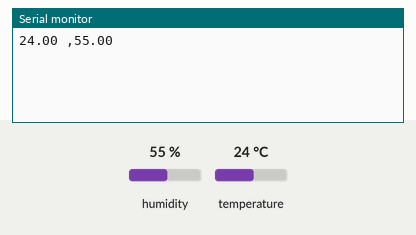
A sketch run on a simulated Arduino Uno, built with avr-gcc and run on an emulated ATmega328P. Parts: the last lines printed to the serial monitor. The test bench sets the inputs (shaded band); at power-on: humidity 55 %, temperature 24 °C.

Above: at 1.5 s.
1.6 s: humidity set to 22 %
At 5.8 s:
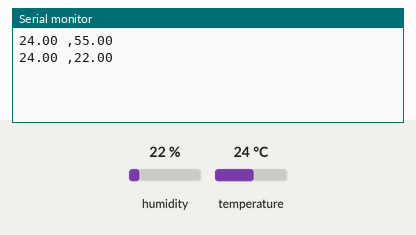
7.6 s: temperature set to 12 °C
At 11.0 s:
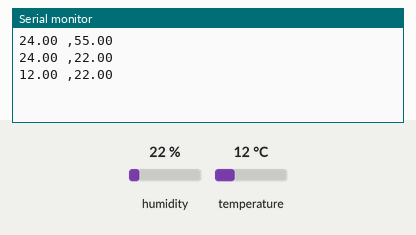
13.6 s: humidity set to 40 %
At 16.2 s:
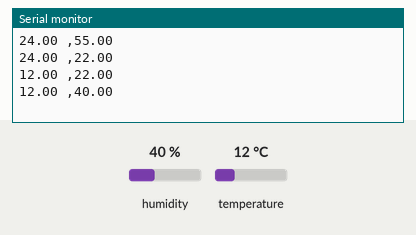
Timing chart, 0 to 17.7 s (numbered marks = the images above; inputs shaded):
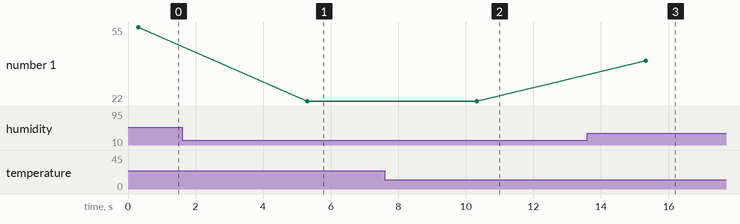

The sketch:

Temp_RH_Node___.ino
```cpp
#include "DHT.h"
#define DHTPIN 2
#define DHTTYPE DHT22

DHT dht(DHTPIN, DHTTYPE);

void setup() {
  Serial.begin(9600);
  dht.begin();
  delay(300);
}

void loop() {
  float humi = dht.readHumidity();
  float temp = dht.readTemperature();

  Serial.print(temp);
  Serial.print(" ,");
  Serial.println(humi);
  delay(5000);
}
```

Measured:
- after the input at 1.6 s, the serial monitor: prints a new line after 3.7 s (image 1)
- after the input at 7.6 s, the serial monitor: prints a new line after 2.7 s (image 2)
- after the input at 13.6 s, the serial monitor: prints a new line after 1.7 s (image 3)
- plotted number 1: 55 → 22 after the input at 1.6 s, 22 → 40 after the input at 13.6 s
